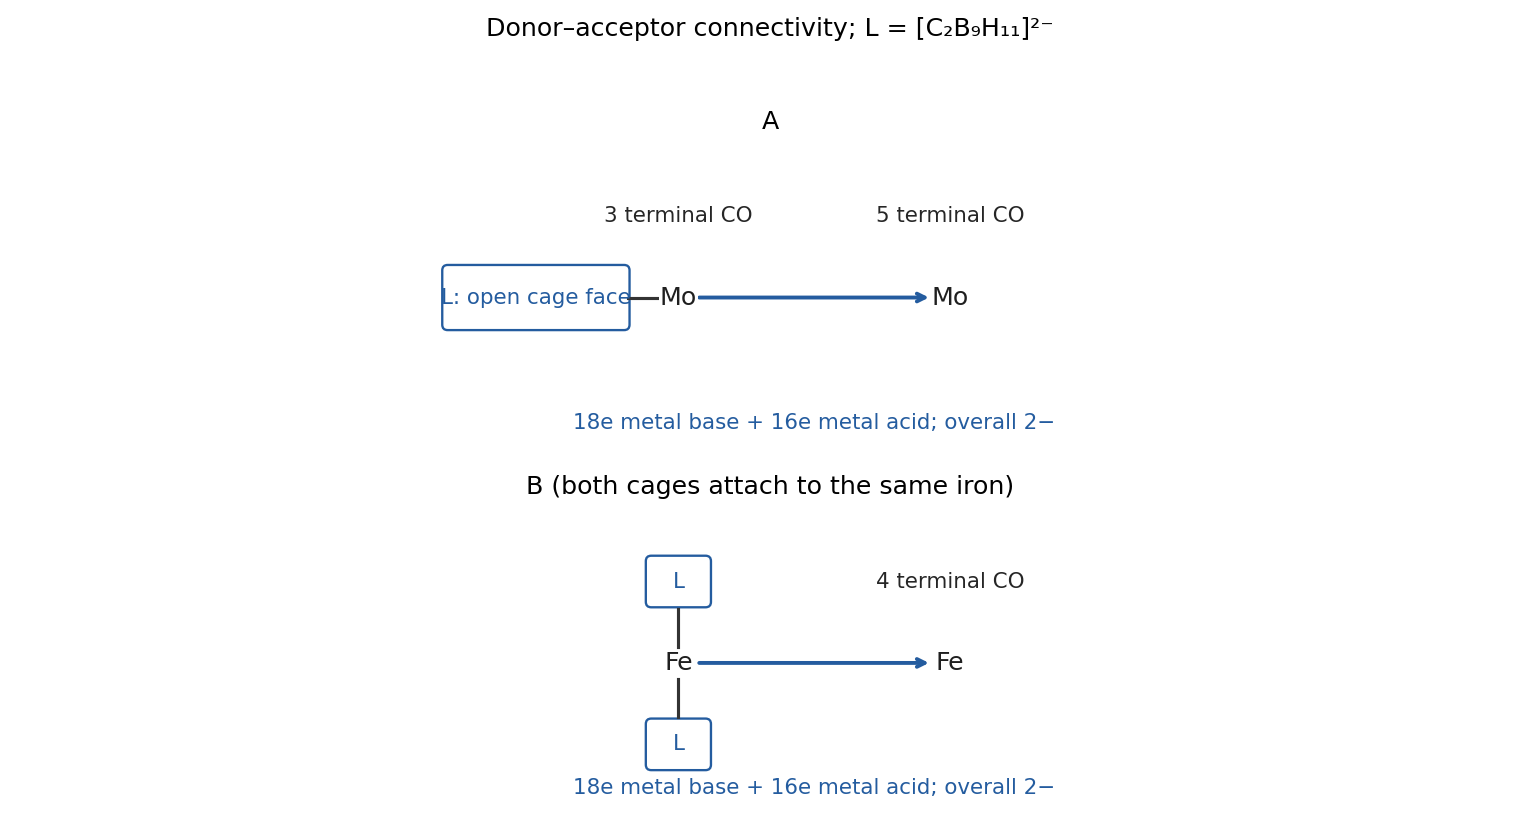

Here is the Python script that generated this plot:
"""Original solution schematic; Python 3.14, numpy 2.3.5, matplotlib 3.10.7.
Writes its own PNG basename to the current working directory.
"""
from pathlib import Path
import sys
for candidate in Path(__file__).resolve().parents:
    if (candidate / 'tools' / 'chemistry_diagram.py').exists():
        sys.path.insert(0, str(candidate))
        break
import numpy as np
import matplotlib.pyplot as plt
from matplotlib.patches import FancyArrowPatch, Circle
from tools.chemistry_diagram import atom, bond, ring, wedge, curly, flow, finish, save, BLUE, ORANGE, GREEN

def txt(ax,x,y,s,size=11,color='0.15',ha='center'):
    ax.text(x,y,s,ha=ha,va='center',fontsize=size,color=color)
def couple(ax,a,b,label,rad=.3,offset=(0,0)):
    ax.add_patch(FancyArrowPatch(a,b,connectionstyle=f'arc3,rad={rad}',arrowstyle='<->',mutation_scale=10,color=BLUE,lw=1.3))
    m=(np.asarray(a)+np.asarray(b))/2+np.asarray(offset)
    txt(ax,*m,label,10,BLUE)
def benzene(ax,c=(0,0),scale=1):
    t=np.deg2rad([30,90,150,210,270,330]);pts=np.column_stack([np.cos(t),np.sin(t)])*scale+np.asarray(c)
    ring(ax,pts,{0:2,2:2,4:2});return pts
def carbonyl(ax,c,left,right,oxy='O',tetra=False,down=None):
    x,y=c;o=(x,y+1);bond(ax,c,o,1 if tetra else 2);atom(ax,o,oxy)
    for q,label in [(left[0],left[1]),(right[0],right[1])]:bond(ax,c,q);atom(ax,q,label)
    if down:bond(ax,c,down[0]);atom(ax,down[0],down[1])
    return o

def box(ax,x,y,s,w=2.6,h=.8,color=BLUE,size=11):
    from matplotlib.patches import FancyBboxPatch
    ax.add_patch(FancyBboxPatch((x-w/2,y-h/2),w,h,boxstyle='round,pad=0.08',fc='white',ec=color,lw=1.2))
    if '$' not in s and len(s)>29:
        import textwrap
        s='\n'.join(textwrap.wrap(s,width=29))
    elif '$' in s and len(s)>35:
        size=min(size,8.5)
    txt(ax,x,y,s,size,color)
def route(rows,title,figsize=(12,6)):
    fig,ax=plt.subplots(figsize=figsize)
    for i,row in enumerate(rows):
        y=-i*1.7
        for j,entry in enumerate(row):
            x=j*4
            if j%2==0:box(ax,x,y,entry,w=3.35,h=1.05,size=11)
            else:flow(ax,(x-1.7,y),(x+1.7,y));txt(ax,x,y+.4,entry,10)
    finish(ax,(-2,18),(-len(rows)*1.7+.3,1.4),title)
    fig.tight_layout();return fig

fig,axs=plt.subplots(2,1,figsize=(11,6))
for ax,M,n1,n2 in [(axs[0],'Mo',3,5),(axs[1],'Fe',0,4)]:
    a=(2,0);b=(6,0)
    atom(ax,a,M);atom(ax,b,M)
    ax.annotate('',(5.75,0),(2.25,0),arrowprops={'arrowstyle':'->','color':BLUE,'lw':2})
    if M=='Mo':
        box(ax,-.1,0,'L: open cage face',w=2.6,h=.8)
        bond(ax,(1.25,0),(1.75,0));txt(ax,2,1.2,'3 terminal CO',11);txt(ax,6,1.2,'5 terminal CO',11)
    else:
        box(ax,2,1.2,'L',w=.8,h=.6);box(ax,2,-1.2,'L',w=.8,h=.6)
        bond(ax,(2,.23),(2,.8));bond(ax,(2,-.23),(2,-.8));txt(ax,6,1.2,'4 terminal CO',11)
    txt(ax,4,-1.85,'18e metal base + 16e metal acid; overall 2−',11,BLUE)
    finish(ax,(-1.8,8.5),(-2.3,2.2),'A' if M=='Mo' else 'B (both cages attach to the same iron)')
fig.suptitle('Donor–acceptor connectivity; L = [C₂B₉H₁₁]²⁻',fontsize=13)
fig.tight_layout(rect=(0,0,1,.95))

save(fig,'paper-1-carbonyl-dimers.png')
